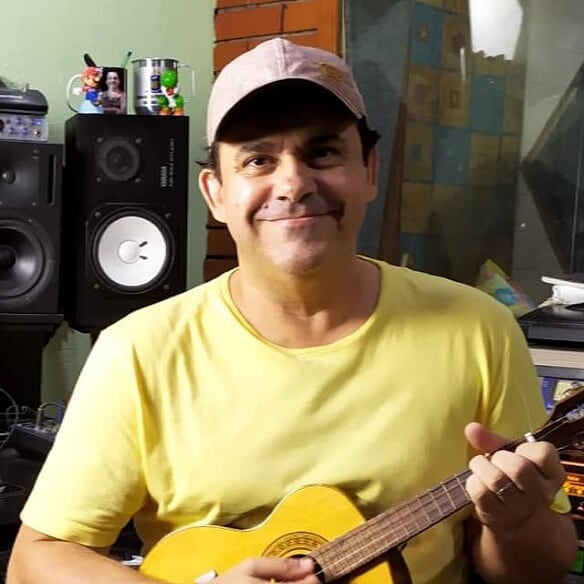
#> input picture celo_cavaco.jpg, 584 x 584 px
$ python teste02.py
#> lines starting #> are read from the running program, lines starting #| are printed output that depends on the picture
import cv2

#Reading the image from local disk
img = cv2.imread("celo_cavaco.jpg")
#> img is the input picture: shape (584, 584, 3); mean B, G, R 87, 122, 136.3

#Resizing image to small size
img = cv2.resize(img,(420,300))
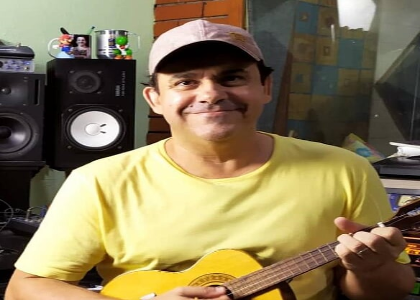
#> img: shape (300, 420, 3); mean B, G, R 86.9, 121.9, 136.2
cv2.namedWindow("output", cv2.WINDOW_NORMAL)
cv2.imshow("output",img)
cv2.resizeWindow('output', 400,400)
cv2.waitKey(0)
cv2.destroyAllWindows()
